Frame 1 (no input): blank canvas, image omitted
Frame 60 (no input): blank canvas, image omitted
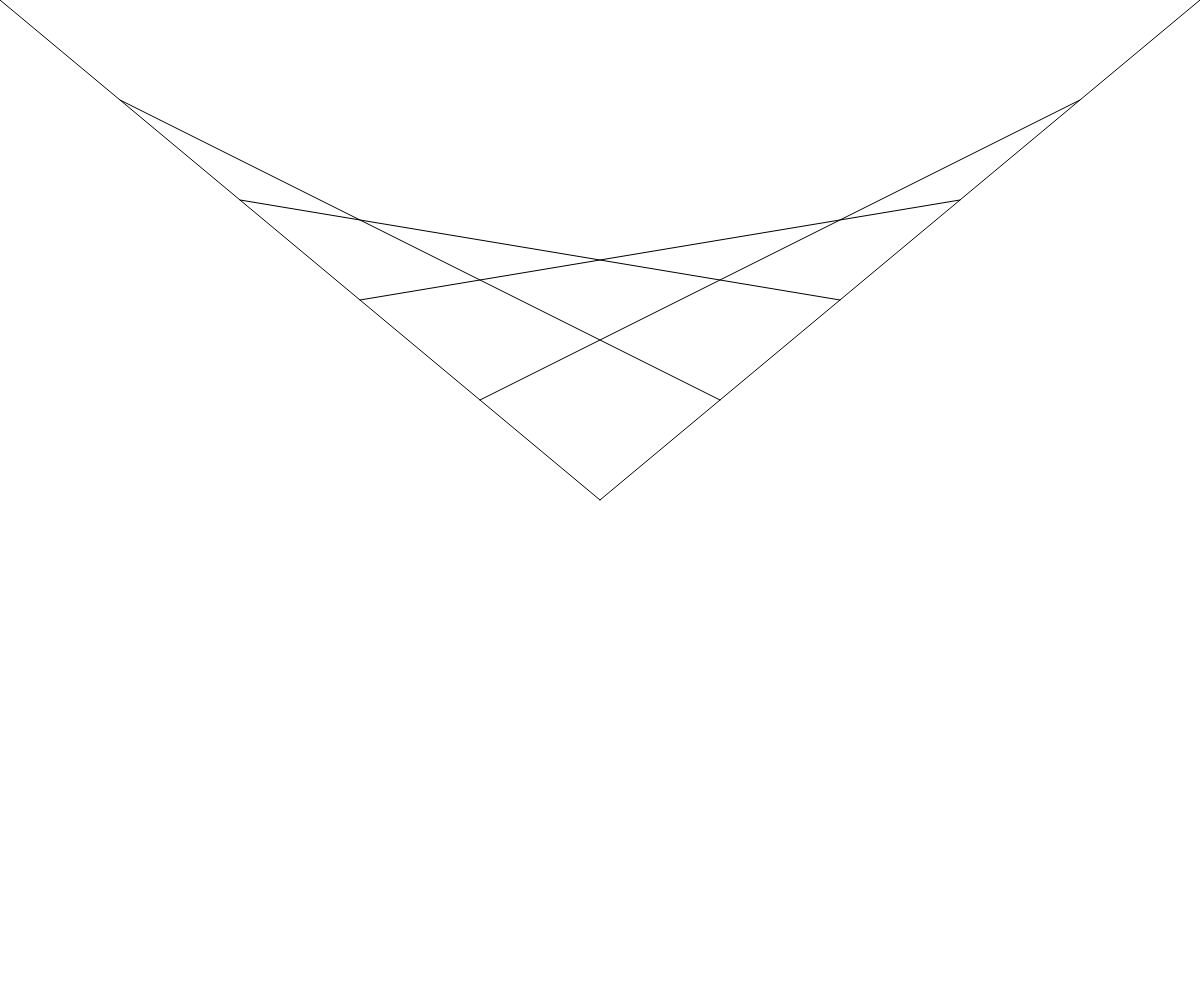
Frame 120 (the mouse pressed at the canvas centre since frame 60)

The p5.js sketch whose frames 1 and 60 were blank and that drew this single picture after the mouse press (run headless with seeded random() and noise() and a simulated clock; from frame 60 on, the mouse is pressed at the canvas centre):

// p5.js sketch
// ── sketch.js
function setup() {
    createCanvas(windowWidth, windowHeight);
  }
  
  function draw() {
    background(255);
    
    let n = map(mouseX, 0, windowWidth,0,10, true);
    n = round(n);
    
    for(let i= 0; i <= n; i++){
      x1 = map(i,0,n,0,width / 2, true);
      y1 = map(i,0,n,0,mouseY,true);
      x2 = map(i,0,n,width/2,width, true)
      y2 = map(i,0,n,mouseY,0, true)
      line(x1,y1,x2,y2);
    } 
  }
